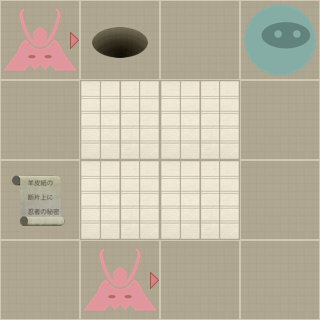

A level layout from a 2D game, rendered from its tile map. Below: a short description, then the map file with tile-grid data replaced by summaries:
An orthogonal 4x4 tile map with 80x80 px tiles, 2 tile layers (Level, Actors).

<map version="1.0" orientation="orthogonal" width="4" height="4" tilewidth="80" tileheight="80">
 <properties>
  <property name="moves" value="6" />
 </properties>
 <tileset firstgid="1" name="tiles" tilewidth="80" tileheight="80" spacing="2" margin="2">
  <image source="tiles-hd.png" width="512" height="512" />
  <tile id="0">
   <properties>
    <property name="actor" value="exit" />
   </properties>
  </tile>
  <tile id="2">
   <properties>
    <property name="actor" value="guard" />
    <property name="direction" value="down" />
   </properties>
  </tile>
  <tile id="3">
   <properties>
    <property name="actor" value="guard" />
    <property name="direction" value="left" />
   </properties>
  </tile>
  <tile id="4">
   <properties>
    <property name="actor" value="guard" />
    <property name="direction" value="right" />
   </properties>
  </tile>
  <tile id="5">
   <properties>
    <property name="actor" value="guard" />
    <property name="direction" value="up" />
   </properties>
  </tile>
  <tile id="7">
   <properties>
    <property name="actor" value="player" />
   </properties>
  </tile>
  <tile id="8">
   <properties>
    <property name="actor" value="scroll" />
   </properties>
  </tile>
  <tile id="9">
   <properties>
    <property name="wall" value="1" />
   </properties>
  </tile>
 </tileset>
 <layer name="Level" width="4" height="4">
  <data>[16 cells, 16 non-empty, 2 distinct tile ids]</data>
 </layer>
 <layer name="Actors" width="4" height="4">
  <data>[16 cells, 5 non-empty, 4 distinct tile ids]</data>
 </layer>
</map>
